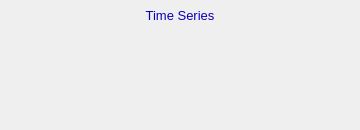
    <widget class="PyDMFrame" name="composite_8">
      <property name="geometry">
        <rect>
          <x>390</x>
          <y>590</y>
          <width>360</width>
          <height>130</height>
        </rect>
      </property>
      <widget class="PyDMDrawingRectangle" name="rectangle_5">
        <property name="geometry">
          <rect>
            <x>120</x>
            <y>5</y>
            <width>120</width>
            <height>21</height>
          </rect>
        </property>
        <property name="brush" stdset="0">
          <brush brushstyle="SolidPattern">
            <color alpha="255">
              <red>218</red>
              <green>218</green>
              <blue>218</blue>
            </color>
          </brush>
        </property>
        <property name="penStyle" stdset="0">
          <enum>Qt::SolidLine</enum>
        </property>
        <property name="penColor" stdset="0">
          <color>
            <red>218</red>
            <green>218</green>
            <blue>218</blue>
          </color>
        </property>
        <property name="penWidth" stdset="0">
          <double>0</double>
        </property>
        <property name="penCapStyle" stdset="0">
          <enum>Qt::FlatCap</enum>
        </property>
        <property name="toolTip">
          <string>rectangle_5</string>
        </property>
      </widget>
      <widget class="PyDMDrawingRectangle" name="rectangle_6">
        <property name="geometry">
          <rect>
            <x>0</x>
            <y>0</y>
            <width>360</width>
            <height>130</height>
          </rect>
        </property>
        <property name="brush" stdset="0">
          <brush brushstyle="NoBrush">
            <color alpha="255">
              <red>0</red>
              <green>0</green>
              <blue>0</blue>
            </color>
          </brush>
        </property>
        <property name="penStyle" stdset="0">
          <enum>Qt::SolidLine</enum>
        </property>
        <property name="penColor" stdset="0">
          <color>
            <red>0</red>
            <green>0</green>
            <blue>0</blue>
          </color>
        </property>
        <property name="penWidth" stdset="0">
          <double>1</double>
        </property>
        <property name="penCapStyle" stdset="0">
          <enum>Qt::FlatCap</enum>
        </property>
        <property name="toolTip">
          <string>rectangle_6</string>
        </property>
      </widget>
      <widget class="QLabel" name="text_11">
        <property name="geometry">
          <rect>
            <x>125</x>
            <y>5</y>
            <width>110</width>
            <height>20</height>
          </rect>
        </property>
        <property name="text">
          <string>Time Series</string>
        </property>
        <property name="font" stdset="0">
          <font>
            <pointsize>10</pointsize>
          </font>
        </property>
        <property name="brush" stdset="0">
          <brush brushstyle="SolidPattern">
            <color alpha="255">
              <red>10</red>
              <green>0</green>
              <blue>184</blue>
            </color>
          </brush>
        </property>
        <property name="toolTip">
          <string>text_11</string>
        </property>
        <property name="alignment">
          <set>Qt::AlignCenter</set>
        </property>
        <property name="styleSheet">
          <string notr="true">QLabel#text_11 {
  color: rgb(10, 0, 184);
  }</string>
        </property>
      </widget>
      <widget class="PyDMFrame" name="composite_9">
        <property name="geometry">
          <rect>
            <x>61</x>
            <y>82</y>
            <width>225</width>
            <height>20</height>
          </rect>
        </property>
        <widget class="QLabel" name="text_12">
          <property name="geometry">
            <rect>
              <x>390</x>
              <y>590</y>
              <width>130</width>
              <height>20</height>
            </rect>
          </property>
          <property name="text">
            <string>Current point</string>
          </property>
          <property name="font" stdset="0">
            <font>
              <pointsize>10</pointsize>
            </font>
          </property>
          <property name="brush" stdset="0">
            <brush brushstyle="SolidPattern">
              <color alpha="255">
                <red>0</red>
                <green>0</green>
                <blue>0</blue>
              </color>
            </brush>
          </property>
          <property name="toolTip">
            <string>text_12</string>
          </property>
          <property name="alignment">
            <set>Qt::AlignRight|Qt::AlignTrailing|Qt::AlignVCenter</set>
          </property>
          <property name="styleSheet">
            <string notr="true">QLabel#text_12 {
  color: rgb(0, 0, 0);
  }</string>
          </property>
        </widget>
        <widget class="PyDMLabel" name="text_update_7">
          <property name="geometry">
            <rect>
              <x>525</x>
              <y>591</y>
              <width>90</width>
              <height>18</height>
            </rect>
          </property>
          <property name="toolTip">
            <string>PV: ${prefix}TSCurrentPoint</string>
          </property>
          <property name="channel" stdset="0">
            <string>ca://${prefix}TSCurrentPoint</string>
          </property>
          <property name="font" stdset="0">
            <font>
              <pointsize>10</pointsize>
            </font>
          </property>
          <property name="alignment">
            <set>Qt::AlignLeading|Qt::AlignLeft|Qt::AlignVCenter</set>
          </property>
          <property name="textInteractionFlags">
            <set>Qt::TextSelectableByKeyboard|Qt::TextSelectableByMouse</set>
          </property>
          <property name="styleSheet">
            <string notr="true">PyDMLabel#text_update_7 {
  color: rgb(10, 0, 184);
  background-color: rgb(187, 187, 187);
  }</string>
          </property>
        </widget>
      </widget>
      <widget class="PyDMFrame" name="composite_10">
        <property name="geometry">
          <rect>
            <x>101</x>
            <y>107</y>
            <width>240</width>
            <height>20</height>
          </rect>
        </property>
        <widget class="PyDMEnumComboBox" name="menu_2">
          <property name="geometry">
            <rect>
              <x>485</x>
              <y>591</y>
              <width>80</width>
              <height>18</height>
            </rect>
          </property>
          <property name="toolTip">
            <string>${prefix}TSRead.SCAN</string>
          </property>
          <property name="channel" stdset="0">
            <string>ca://${prefix}TSRead.SCAN</string>
          </property>
          <property name="font" stdset="0">
            <font>
              <pointsize>10</pointsize>
            </font>
          </property>
          <property name="styleSheet">
            <string notr="true">PyDMEnumComboBox#menu_2 {
  color: rgb(0, 0, 0);
  background-color: rgb(115, 223, 255);
  }</string>
          </property>
        </widget>
        <widget class="PyDMPushButton" name="message_button">
          <property name="geometry">
            <rect>
              <x>570</x>
              <y>590</y>
              <width>60</width>
              <height>20</height>
            </rect>
          </property>
          <property name="text">
            <string>Read</string>
          </property>
          <property name="font" stdset="0">
            <font>
              <pointsize>10</pointsize>
            </font>
          </property>
          <property name="toolTip">
            <string>${prefix}TSControl</string>
          </property>
          <property name="channel" stdset="0">
            <string>ca://${prefix}TSControl</string>
          </property>
          <property name="pressValue" stdset="0">
            <string>3</string>
          </property>
          <property name="styleSheet">
            <string notr="true">PyDMPushButton#message_button {
  color: rgb(0, 0, 0);
  background-color: rgb(115, 223, 255);
  }</string>
          </property>
        </widget>
        <widget class="QLabel" name="text_13">
          <property name="geometry">
            <rect>
              <x>390</x>
              <y>590</y>
              <width>90</width>
              <height>20</height>
            </rect>
          </property>
          <property name="text">
            <string>Read rate</string>
          </property>
          <property name="font" stdset="0">
            <font>
              <pointsize>10</pointsize>
            </font>
          </property>
          <property name="brush" stdset="0">
            <brush brushstyle="SolidPattern">
              <color alpha="255">
                <red>0</red>
                <green>0</green>
                <blue>0</blue>
              </color>
            </brush>
          </property>
          <property name="toolTip">
            <string>text_13</string>
          </property>
          <property name="alignment">
            <set>Qt::AlignLeading|Qt::AlignLeft|Qt::AlignVCenter</set>
          </property>
          <property name="styleSheet">
            <string notr="true">QLabel#text_13 {
  color: rgb(0, 0, 0);
  }</string>
          </property>
        </widget>
      </widget>
      <widget class="PyDMFrame" name="composite_11">
        <property name="geometry">
          <rect>
            <x>23</x>
            <y>32</y>
            <width>315</width>
            <height>20</height>
          </rect>
        </property>
        <widget class="PyDMPushButton" name="message_button_1">
          <property name="geometry">
            <rect>
              <x>390</x>
              <y>590</y>
              <width>90</width>
              <height>20</height>
            </rect>
          </property>
          <property name="text">
            <string>Erase/Start</string>
          </property>
          <property name="font" stdset="0">
            <font>
              <pointsize>10</pointsize>
            </font>
          </property>
          <property name="toolTip">
            <string>${prefix}TSControl</string>
          </property>
          <property name="channel" stdset="0">
            <string>ca://${prefix}TSControl</string>
          </property>
          <property name="pressValue" stdset="0">
            <string>0</string>
          </property>
          <property name="styleSheet">
            <string notr="true">PyDMPushButton#message_button_1 {
  color: rgb(0, 0, 0);
  background-color: rgb(115, 223, 255);
  }</string>
          </property>
        </widget>
        <widget class="PyDMPushButton" name="message_button_2">
          <property name="geometry">
            <rect>
              <x>485</x>
              <y>590</y>
              <width>60</width>
              <height>20</height>
            </rect>
          </property>
          <property name="text">
            <string>Stop</string>
          </property>
          <property name="font" stdset="0">
            <font>
              <pointsize>10</pointsize>
            </font>
          </property>
          <property name="toolTip">
            <string>${prefix}TSControl</string>
          </property>
          <property name="channel" stdset="0">
            <string>ca://${prefix}TSControl</string>
          </property>
          <property name="pressValue" stdset="0">
            <string>2</string>
          </property>
          <property name="styleSheet">
            <string notr="true">PyDMPushButton#message_button_2 {
  color: rgb(0, 0, 0);
  background-color: rgb(115, 223, 255);
  }</string>
          </property>
        </widget>
        <widget class="PyDMPushButton" name="message_button_3">
          <property name="geometry">
            <rect>
              <x>550</x>
              <y>590</y>
              <width>60</width>
              <height>20</height>
            </rect>
          </property>
          <property name="text">
            <string>Start</string>
          </property>
          <property name="font" stdset="0">
            <font>
              <pointsize>10</pointsize>
            </font>
          </property>
          <property name="toolTip">
            <string>${prefix}TSControl</string>
          </property>
          <property name="channel" stdset="0">
            <string>ca://${prefix}TSControl</string>
          </property>
          <property name="pressValue" stdset="0">
            <string>1</string>
          </property>
          <property name="styleSheet">
            <string notr="true">PyDMPushButton#message_button_3 {
  color: rgb(0, 0, 0);
  background-color: rgb(115, 223, 255);
  }</string>
          </property>
        </widget>
        <widget class="PyDMLabel" name="text_update_8">
          <property name="geometry">
            <rect>
              <x>615</x>
              <y>591</y>
              <width>90</width>
              <height>18</height>
            </rect>
          </property>
          <property name="toolTip">
            <string>PV: ${prefix}TSAcquiring</string>
          </property>
          <property name="channel" stdset="0">
            <string>ca://${prefix}TSAcquiring</string>
          </property>
          <property name="font" stdset="0">
            <font>
              <pointsize>10</pointsize>
            </font>
          </property>
          <property name="alignment">
            <set>Qt::AlignLeading|Qt::AlignLeft|Qt::AlignVCenter</set>
          </property>
          <property name="textInteractionFlags">
            <set>Qt::TextSelectableByKeyboard|Qt::TextSelectableByMouse</set>
          </property>
          <property name="styleSheet">
            <string notr="true">PyDMLabel#text_update_8 {
  color: rgb(10, 0, 184);
  background-color: rgb(70, 70, 70);
  }</string>
          </property>
        </widget>
      </widget>
      <widget class="PyDMFrame" name="composite_12">
        <property name="geometry">
          <rect>
            <x>31</x>
            <y>57</y>
            <width>225</width>
            <height>20</height>
          </rect>
        </property>
        <widget class="PyDMLineEdit" name="text_entry_3">
          <property name="geometry">
            <rect>
              <x>555</x>
              <y>591</y>
              <width>60</width>
              <height>19</height>
            </rect>
          </property>
          <property name="channel" stdset="0">
            <string>ca://${prefix}TSNumPoints</string>
          </property>
          <property name="toolTip">
            <string>${prefix}TSNumPoints</string>
          </property>
          <property name="font" stdset="0">
            <font>
              <pointsize>10</pointsize>
            </font>
          </property>
          <property name="styleSheet">
            <string notr="true">PyDMLineEdit#text_entry_3 {
  color: rgb(0, 0, 0);
  background-color: rgb(115, 223, 255);
  border: 1px solid black;
  margin: 0px;
  padding: 0px;
  spacing: 0px;
  }</string>
          </property>
        </widget>
        <widget class="QLabel" name="text_14">
          <property name="geometry">
            <rect>
              <x>390</x>
              <y>590</y>
              <width>160</width>
              <height>20</height>
            </rect>
          </property>
          <property name="text">
            <string>Number of points</string>
          </property>
          <property name="font" stdset="0">
            <font>
              <pointsize>10</pointsize>
            </font>
          </property>
          <property name="brush" stdset="0">
            <brush brushstyle="SolidPattern">
              <color alpha="255">
                <red>0</red>
                <green>0</green>
                <blue>0</blue>
              </color>
            </brush>
          </property>
          <property name="toolTip">
            <string>text_14</string>
          </property>
          <property name="alignment">
            <set>Qt::AlignRight|Qt::AlignTrailing|Qt::AlignVCenter</set>
          </property>
          <property name="styleSheet">
            <string notr="true">QLabel#text_14 {
  color: rgb(0, 0, 0);
  }</string>
          </property>
        </widget>
      </widget>
    </widget>
